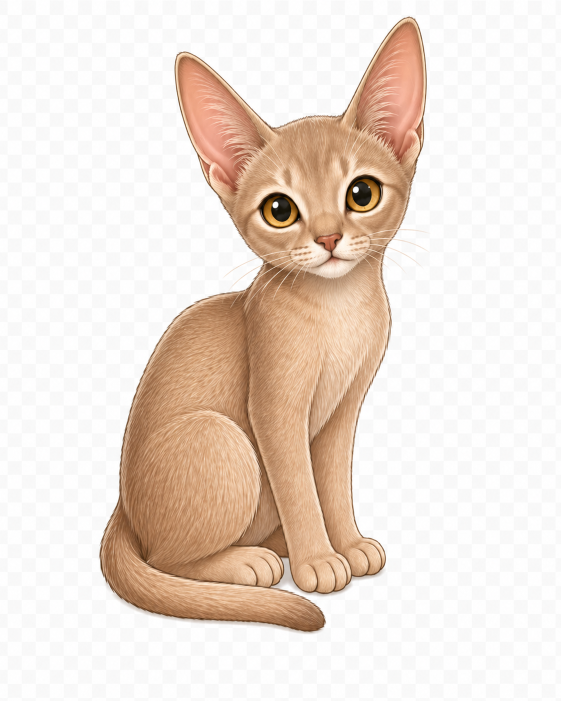
#> input picture idle_000.png, 1122 x 1402 px (shown at 1/2 size)
$ python remove_checkerboard_background.py
#> lines starting #> are read from the running program, lines starting #| are printed output that depends on the picture; after the words box and inside, x2 and y2 are one past the last pixel; in counts of white or black regions, pixels touching at a corner belong together
#!/usr/bin/env python3
"""
remove_checkerboard_background.py
----------------------------------
Removes baked-in checkerboard (near-white/light-gray) backgrounds from cat
frame PNGs and exports RGBA PNGs with true alpha transparency.

Algorithm
---------
1. Convert input RGB image to float32 RGBA.
2. Build a "candidate background" binary mask:
       all three channels > BG_LOW (225) AND channel std-dev < GRAY_STD (20)
   This captures near-gray/white pixels without flagging warm cat-fur colours.
3. Label connected components in the candidate mask (scipy.ndimage.label).
4. Mark only those components that TOUCH the image border as background.
   Internal white features (inner ears, whiskers, muzzle highlight) are NOT
   connected to the border and therefore stay opaque.
5. Build the raw alpha channel: 0 for border-connected background, 255 else.
6. Expand the background mask by ERODE_PX pixels inward (removes thin halos)
   then shrink back — net effect: erode fg edge slightly = cleaner boundary.
7. Apply a Gaussian feather (radius FEATHER_SIGMA) on the alpha boundary so
   the cat edge blends rather than being a hard jagged line.
8. Save as RGBA PNG.

Dependencies
------------
    pip3 install Pillow scipy numpy

Usage
-----
    python3 tools/remove_checkerboard_background.py
"""

import os
import sys
import math
import textwrap
from pathlib import Path

import numpy as np
from PIL import Image, ImageFilter, ImageDraw, ImageFont
from scipy.ndimage import label as nd_label, binary_dilation

# ── Paths ────────────────────────────────────────────────────────────────────
REPO_ROOT   = Path(__file__).resolve().parent.parent
SRC_DIR     = REPO_ROOT                               # original images live here
OUT_DIR     = REPO_ROOT / "processed_assets" / "cat"
PREVIEW_DIR = REPO_ROOT / "processed_assets" / "previews"
REPORT_PATH = REPO_ROOT / "processed_assets" / "transparency_report.txt"

STATES = {
    "idle":     ["idle_000.png",     "idle_001.png",     "idle_002.png"],
    "dragging": ["dragging_000.png", "dragging_001.png", "dragging_002.png"],
    "happy":    ["happy_000.png",    "happy_001.png",    "happy_002.png"],
    "sleeping": ["sleeping_000.png", "sleeping_001.png", "sleeping_002.png"],
}

# ── Tunable parameters ────────────────────────────────────────────────────────
BG_LOW       = 220   # pixels with all channels > this are "potentially background"
GRAY_STD     = 22    # max channel std-dev to qualify as gray/white (not warm fur)
BORDER_WIDTH = 3     # seed the flood-fill from this many pixels on each border
ERODE_PX     = 2     # shrink fg mask inward to eliminate 1-2px halos
FEATHER_SIGMA = 1.5  # Gaussian sigma for alpha edge feathering (pixels)

PREVIEW_COLORS = {
    "preview_black":   (0,   0,   0),
    "preview_green":   (0,   200, 60),
    "preview_magenta": (220, 0,   200),
}

# ── Core processing ───────────────────────────────────────────────────────────

def remove_background(img_path: Path) -> tuple[Image.Image, dict]:
    """
    Returns (rgba_image, stats_dict).
    stats_dict keys: width, height, transparent_ratio, semi_ratio, border_remnants
    """
    src = Image.open(img_path).convert("RGB")
#> src is the input picture: PIL image 1122x1402 RGB; mean R, G, B 236.2, 222.8, 212.7
    arr = np.array(src, dtype=np.float32)   # H x W x 3
    h, w = arr.shape[:2]
#> h = 1402; w = 1122

    # Step 1 ── candidate-background mask (near-gray/white pixels)
    ch_min = arr.min(axis=2)
    ch_max = arr.max(axis=2)
    ch_std = arr.std(axis=2)
    bg_candidate = (ch_min > BG_LOW) & (ch_std < GRAY_STD)
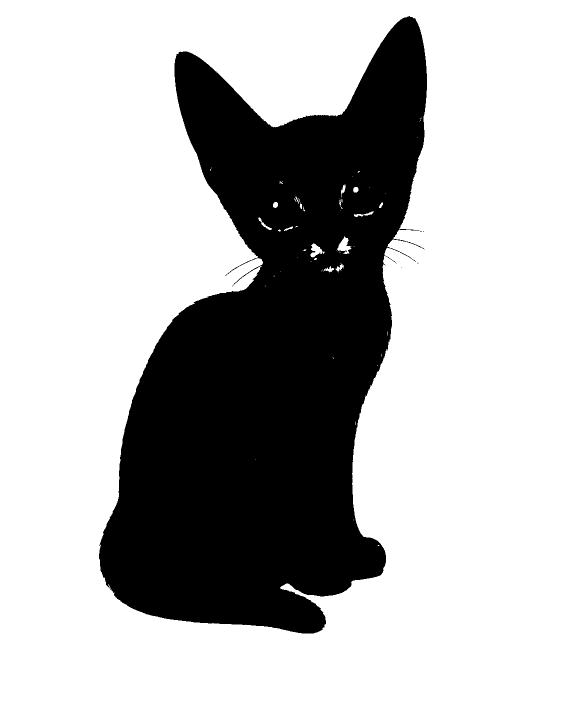
#> bg_candidate: shape (1402, 1122) bool (shown at 1/2 size); 70.1% white; 6 black regions (5 under 20 px), largest, box (x1, y1, x2, y2) and area: (198, 32, 854, 1267) 470911

    # Step 2 ── connected components
    labeled, num_features = nd_label(bg_candidate)
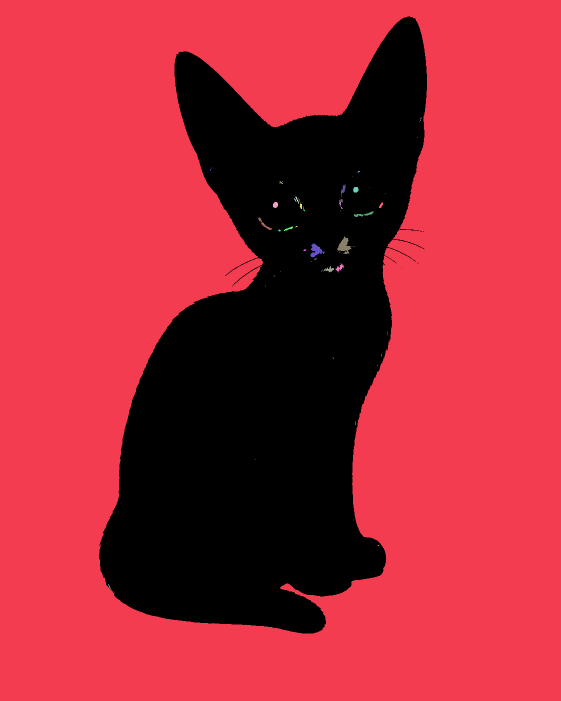
#> labeled: shape (1402, 1122) int32 (shown at 1/2 size); 77 distinct labels, from 0 to 76; one colour per label, 0 black
#> num_features = 76

    # Step 3 ── find labels that touch the image border
    border_labels = set()
    bw = BORDER_WIDTH
    for edge in [
        labeled[:bw, :], labeled[-bw:, :],
        labeled[:, :bw], labeled[:, -bw:],
    ]:
        border_labels.update(edge.ravel().tolist())
#> this loop made 4 passes
#> after the loop, border_labels = 1 item
    border_labels.discard(0)  # 0 = non-background (labeled 0 by scipy)

    # Step 4 ── build binary background mask
    bg_mask = np.zeros((h, w), dtype=bool)
    for lbl in border_labels:
        bg_mask |= (labeled == lbl)
#> this loop made 1 pass

    # Step 5 ── erode foreground edge by ERODE_PX to kill thin halos
    if ERODE_PX > 0:
        struct = np.ones((ERODE_PX * 2 + 1, ERODE_PX * 2 + 1), dtype=bool)
        bg_mask = binary_dilation(bg_mask, structure=struct)
#> bg_mask: shape (1402, 1122) bool; 70.6% white; 1 black region, box (x1, y1, x2, y2) and area: (200, 35, 852, 1265) 462692

    # Step 6 ── build alpha channel (uint8)
    alpha = np.where(bg_mask, 0, 255).astype(np.uint8)

    # Step 7 ── Gaussian feather at the boundary
    # Use PIL filter on the alpha image
    alpha_img = Image.fromarray(alpha, mode="L")
    if FEATHER_SIGMA > 0:
        radius = max(1, int(round(FEATHER_SIGMA * 3)))
        blurred = alpha_img.filter(ImageFilter.GaussianBlur(radius=FEATHER_SIGMA))
        # Only apply blur near the boundary (within ~4px of edge)
        boundary = alpha_img.filter(ImageFilter.FIND_EDGES)
#> boundary: PIL image 1122x1402 L; 0.31% white in thin lines or dots, all inside (x1, y1, x2, y2) = (200, 35, 852, 1265)
        boundary_arr = np.array(boundary) > 10
        # Dilate boundary to create a blend zone
        blend_zone = binary_dilation(boundary_arr,
                                     structure=np.ones((radius * 2 + 1,
                                                        radius * 2 + 1), bool))
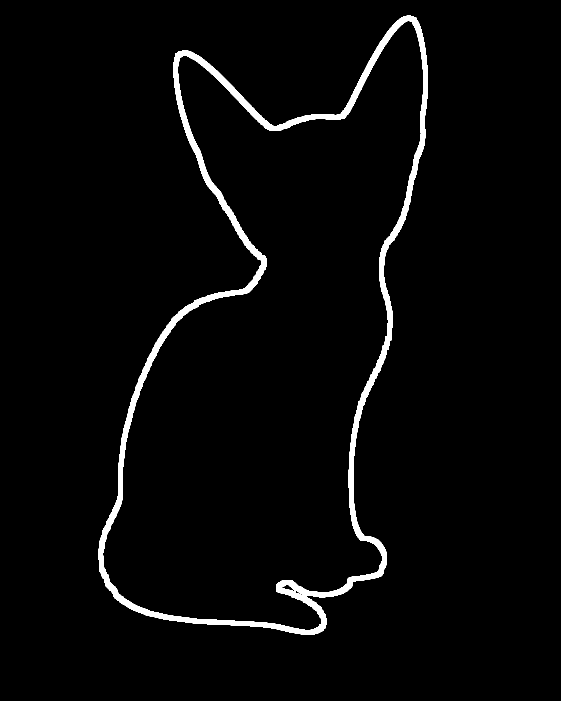
#> blend_zone: shape (1402, 1122) bool (shown at 1/2 size); 2.8% white; 1 white region, box (x1, y1, x2, y2) and area: (196, 31, 856, 1269) 43587
        alpha_arr = np.array(alpha_img)
        blur_arr  = np.array(blurred)
        alpha_arr[blend_zone] = blur_arr[blend_zone]
        alpha_img = Image.fromarray(alpha_arr, mode="L")

    # Step 8 ── compose RGBA
    rgb = Image.fromarray(arr.astype(np.uint8), mode="RGB")
    rgba = rgb.copy()
    rgba.putalpha(alpha_img)

    # ── Statistics ────────────────────────────────────────────────────────────
    final_alpha = np.array(alpha_img)
    total = h * w
#> total = 1573044
    transparent_ratio = float((final_alpha == 0).sum()) / total
#> transparent_ratio = 0.696
    semi_ratio        = float(((final_alpha > 0) & (final_alpha < 255)).sum()) / total
#> semi_ratio = 0.0198

    # Check for checkerboard remnants near border (5px ring)
    ring = np.zeros((h, w), dtype=bool)
    ring[:5, :]  = True; ring[-5:, :] = True
    ring[:, :5]  = True; ring[:, -5:] = True
    ring_alpha = final_alpha[ring]
    # Remnants = non-transparent pixels in border ring after removal
    remnant_ratio = float((ring_alpha > 30).sum()) / ring_alpha.size
#> remnant_ratio = 0

    stats = {
        "width":             w,
        "height":            h,
        "transparent_ratio": transparent_ratio,
        "semi_ratio":        semi_ratio,
        "border_remnants":   remnant_ratio,
    }
#> stats = {'width': 1122, 'height': 1402, 'transparent_ratio': 0.696, 'semi_ratio': 0.0198, 'border_remnants': 0}
    return rgba, stats


# ── Main ──────────────────────────────────────────────────────────────────────

def main():
    all_results = []
    processed_images = {}   # filename -> PIL RGBA image (for preview)

    print("=" * 60)
    print("  MochiCat background removal")
    print("=" * 60)

    for state, filenames in STATES.items():
        out_state_dir = OUT_DIR / state
        out_state_dir.mkdir(parents=True, exist_ok=True)

        for fname in filenames:
            src_path = SRC_DIR / fname
            # Derive canonical output name: state_NNN.png  (fname already is)
            out_path = out_state_dir / fname

            if not src_path.exists():
                print(f"  [SKIP] {fname} not found at {src_path}")
                all_results.append({"file": str(out_path.relative_to(REPO_ROOT)),
                                    "status": "MISSING", "error": "source not found"})
                continue

            print(f"  Processing {fname} ...", end=" ", flush=True)
            try:
                rgba, stats = remove_background(src_path)
                rgba.save(out_path, format="PNG")

                # Pass/fail
                ok_transparent = stats["transparent_ratio"] > 0.30
#> ok_transparent = True
                ok_no_remnants  = stats["border_remnants"]   < 0.10
#> ok_no_remnants = True
                ok_alpha_exists = True  # we always create alpha

                status = "PASS" if (ok_transparent and ok_no_remnants) else "FAIL"
#> status = 'PASS'
                all_results.append({
                    "file":              str(out_path.relative_to(REPO_ROOT)),
                    "status":            status,
                    "size":              f"{stats['width']}x{stats['height']}",
                    "mode":              "RGBA",
                    "alpha_exists":      True,
                    "transparent_ratio": f"{stats['transparent_ratio']*100:.1f}%",
                    "semi_ratio":        f"{stats['semi_ratio']*100:.2f}%",
                    "border_remnants":   f"{stats['border_remnants']*100:.1f}%",
                    "pass_transparent":  ok_transparent,
                    "pass_no_remnants":  ok_no_remnants,
                })
                processed_images[fname] = rgba
                print(status)
#| PASS
            except Exception as exc:
                print(f"ERROR: {exc}")
                all_results.append({"file": fname, "status": "ERROR", "error": str(exc)})
#> pass 2 of the loop in main, `for state, filenames in STATES.items():`:
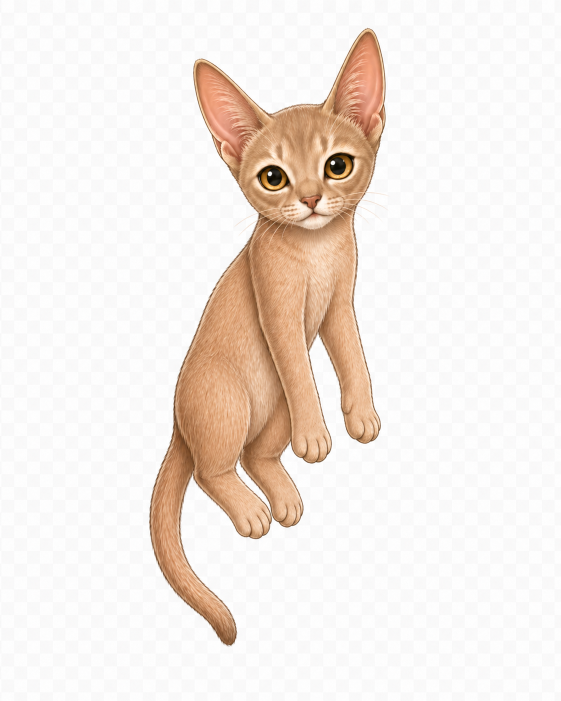
#> input picture dragging_000.png, 1122 x 1402 px (shown at 1/2 size)
#> in remove_background, src is the input picture: PIL image 1122x1402 RGB; mean R, G, B 242.9, 233.9, 227.4
#> bg_candidate: shape (1402, 1122) bool; 82.2% white; 20 black regions (19 under 20 px), largest, box (x1, y1, x2, y2) and area: (298, 55, 772, 1293) 280506
#> in remove_background (call 4), `labeled, num_features = nd_label(bg_candidate)`:
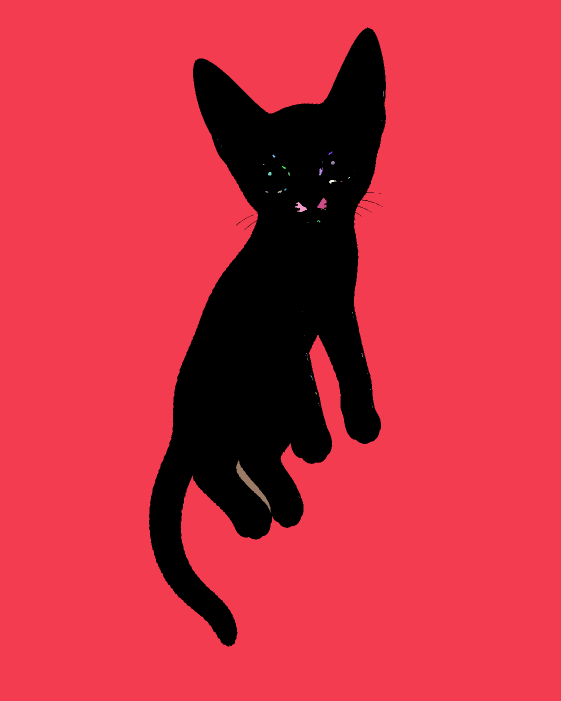
#> labeled: shape (1402, 1122) int32 (shown at 1/2 size); 67 distinct labels, from 0 to 66; one colour per label, 0 black
#> num_features = 66
#> the loop in remove_background (call 4), `for edge in [ labeled[:bw, :], labeled[-bw:, :], labeled[:, :bw], labe..` made 4 passes
#> the loop in remove_background (call 4), `for lbl in border_labels:` made 1 pass
#> alpha: shape (1402, 1122); 17.3% white; 1 white region, box (x1, y1, x2, y2) and area: (300, 58, 770, 1290) 271929
#> boundary: PIL image 1122x1402 L; 0.33% white in thin lines or dots, all inside (x1, y1, x2, y2) = (300, 58, 770, 1290)
#> in remove_background (call 4), `blend_zone = binary_dilation(boundary_arr, structure=np.ones((radius *..`:
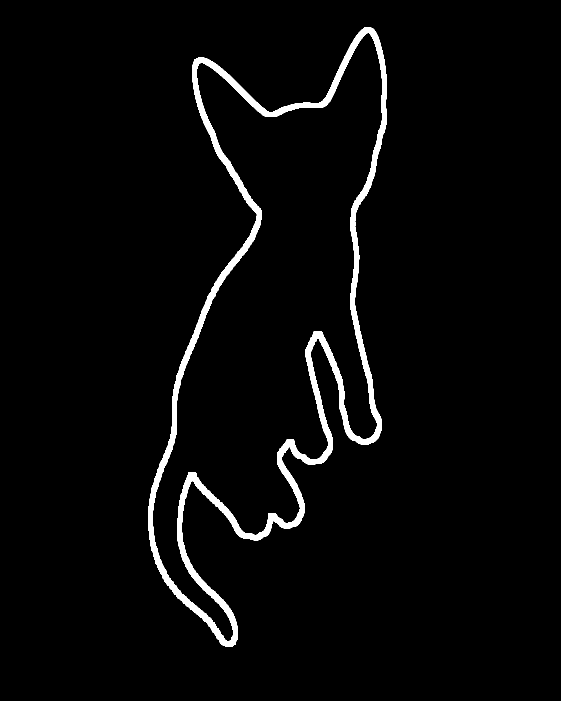
#> blend_zone: shape (1402, 1122) bool (shown at 1/2 size); 3% white; 1 white region, box (x1, y1, x2, y2) and area: (296, 54, 774, 1294) 47205
#> transparent_ratio = 0.817
#> semi_ratio = 0.021
#> in remove_background (call 4), `stats = { "width":             w, "height":            h, "transparent..`: stats = {'width': 1122, 'height': 1402, 'transparent_ratio': 0.817, 'semi_ratio': 0.021, 'border_remnants': 0}
#| PASS

    # ── Write report ──────────────────────────────────────────────────────────
    REPORT_PATH.parent.mkdir(parents=True, exist_ok=True)
    with open(REPORT_PATH, "w") as rpt:
        rpt.write("MochiCat Transparency Verification Report\n")
        rpt.write("=" * 60 + "\n\n")
        for r in all_results:
            rpt.write(f"File            : {r.get('file', '?')}\n")
            rpt.write(f"Status          : {r.get('status', '?')}\n")
            if "error" in r:
                rpt.write(f"Error           : {r['error']}\n")
            else:
                rpt.write(f"Size            : {r.get('size', '?')}\n")
                rpt.write(f"Mode            : {r.get('mode', '?')}\n")
                rpt.write(f"Alpha channel   : {r.get('alpha_exists', '?')}\n")
                rpt.write(f"Transparent px  : {r.get('transparent_ratio', '?')}\n")
                rpt.write(f"Semi-trans px   : {r.get('semi_ratio', '?')}\n")
                rpt.write(f"Border remnants : {r.get('border_remnants', '?')}\n")
                rpt.write(f"  [transparent>=30%] : {'✓' if r.get('pass_transparent') else '✗'}\n")
                rpt.write(f"  [remnants<10%]     : {'✓' if r.get('pass_no_remnants') else '✗'}\n")
            rpt.write("-" * 40 + "\n")

        pass_count = sum(1 for r in all_results if r.get("status") == "PASS")
        fail_count = sum(1 for r in all_results if r.get("status") != "PASS")
        rpt.write(f"\nSummary: {pass_count} PASS / {fail_count} FAIL  (total {len(all_results)})\n")

    print(f"\n  Report → {REPORT_PATH.relative_to(REPO_ROOT)}")

    # ── Generate preview sheets ───────────────────────────────────────────────
    PREVIEW_DIR.mkdir(parents=True, exist_ok=True)

    # Arrange: 4 columns (states) x 3 rows (frames), thumbnail 280px wide
    THUMB_W = 280
    COLS = 4
    ROWS = 3
    PAD = 12
    LABEL_H = 24

    all_imgs_ordered = []
    all_labels = []
    for state, filenames in STATES.items():
        for fname in filenames:
            all_imgs_ordered.append(processed_images.get(fname))
            all_labels.append(fname.replace(".png", ""))
#> after the loop, all_imgs_ordered = 12 items; all_labels = ['idle_000', 'idle_001', 'idle_002', 'dragging_000', 'dragging_001', 'dragging_002', 'happy_000', 'happy_001', 'happy_002', 'sleeping_000', 'sleeping_001', 'sleeping_002']

    sheet_w = COLS * THUMB_W + (COLS + 1) * PAD
    sheet_h = ROWS * (THUMB_W + LABEL_H) + (ROWS + 1) * PAD + LABEL_H

    for color_name, bg_color in PREVIEW_COLORS.items():
        sheet = Image.new("RGB", (sheet_w, sheet_h), bg_color)
        for idx, (img, label) in enumerate(zip(all_imgs_ordered, all_labels)):
            col = idx // ROWS
            row = idx % ROWS
            x = PAD + col * (THUMB_W + PAD)
            y = PAD + LABEL_H + row * (THUMB_W + LABEL_H + PAD)
            if img is not None:
                # Scale keeping aspect
                thumb = img.copy()
                thumb.thumbnail((THUMB_W, THUMB_W), Image.LANCZOS)
                tw, th = thumb.size
                ox = x + (THUMB_W - tw) // 2
                oy = y + (THUMB_W - th) // 2
                # Composite over bg
                bg_patch = Image.new("RGBA", thumb.size, (*bg_color, 255))
                composed = Image.alpha_composite(bg_patch, thumb)
                sheet.paste(composed, (ox, oy))
            # Label
            draw = ImageDraw.Draw(sheet)
            lc = (255, 255, 255) if sum(bg_color) < 300 else (0, 0, 0)
            draw.text((x, y), label, fill=lc)

        out_preview = PREVIEW_DIR / f"{color_name}.png"
        sheet.save(out_preview, format="PNG")
        print(f"  Preview → {out_preview.relative_to(REPO_ROOT)}")
#> this loop made 3 passes
#> pass 1, in main, `sheet.save(out_preview, format="PNG")`:
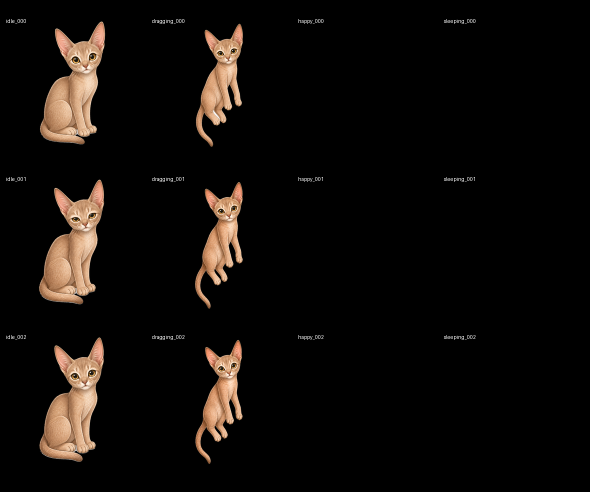
#> saved as preview_black.png: PIL image 1180x984 RGB (shown at 1/2 size); mean R, G, B 15.5, 11.9, 9.3
#> after the loop:
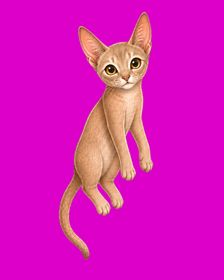
#> composed: PIL image 224x280 RGBA; mean R, G, B, A 217.9, 24.8, 186.3, 255
#> after the loop:
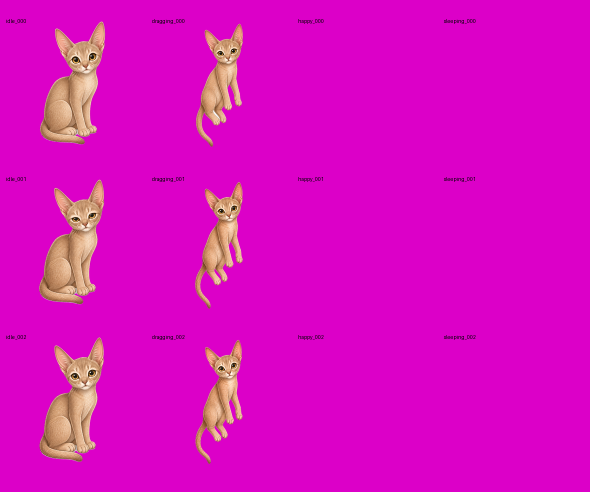
#> sheet: PIL image 1180x984 RGB (shown at 1/2 size); mean R, G, B 218.4, 11.6, 193.7
#> after the loop:
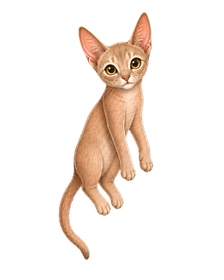
#> thumb: PIL image 224x280 RGBA; mean R, G, B, A 38.1, 28.3, 21.4, 41.4; transparent parts drawn white

    # ── Final summary ─────────────────────────────────────────────────────────
    print()
    print("=" * 60)
    print(f"  PASS: {pass_count}   FAIL: {fail_count}")
    if fail_count == 0:
        print("  All files passed. Ready to copy into src/assets/cat/")
    else:
        print("  Some files failed — review report before copying.")
    print("=" * 60)

    return 0 if fail_count == 0 else 1


if __name__ == "__main__":
#> (the run stopped early here; a loop or call above may not have finished)
